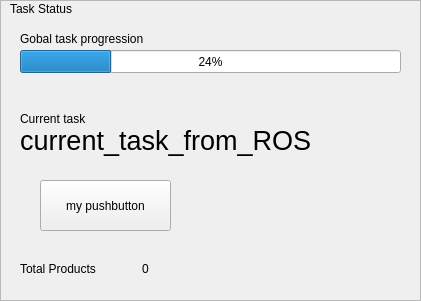
   <widget class="QFrame" name="frame_2">
    <property name="geometry">
     <rect>
      <x>670</x>
      <y>310</y>
      <width>421</width>
      <height>301</height>
     </rect>
    </property>
    <property name="frameShape">
     <enum>QFrame::StyledPanel</enum>
    </property>
    <property name="frameShadow">
     <enum>QFrame::Raised</enum>
    </property>
    <widget class="QProgressBar" name="task_progressBar">
     <property name="geometry">
      <rect>
       <x>20</x>
       <y>50</y>
       <width>381</width>
       <height>23</height>
      </rect>
     </property>
     <property name="value">
      <number>24</number>
     </property>
    </widget>
    <widget class="QLabel" name="label_5">
     <property name="geometry">
      <rect>
       <x>10</x>
       <y>0</y>
       <width>81</width>
       <height>17</height>
      </rect>
     </property>
     <property name="text">
      <string>Task Status</string>
     </property>
    </widget>
    <widget class="QLabel" name="label_6">
     <property name="geometry">
      <rect>
       <x>20</x>
       <y>30</y>
       <width>191</width>
       <height>17</height>
      </rect>
     </property>
     <property name="text">
      <string>Gobal task progression</string>
     </property>
    </widget>
    <widget class="QLabel" name="label_9">
     <property name="geometry">
      <rect>
       <x>20</x>
       <y>260</y>
       <width>101</width>
       <height>17</height>
      </rect>
     </property>
     <property name="text">
      <string>Total Products</string>
     </property>
    </widget>
    <widget class="QLabel" name="label_10">
     <property name="geometry">
      <rect>
       <x>120</x>
       <y>260</y>
       <width>51</width>
       <height>17</height>
      </rect>
     </property>
     <property name="text">
      <string>0</string>
     </property>
     <property name="alignment">
      <set>Qt::AlignCenter</set>
     </property>
    </widget>
    <widget class="QLabel" name="label_13">
     <property name="geometry">
      <rect>
       <x>20</x>
       <y>110</y>
       <width>121</width>
       <height>17</height>
      </rect>
     </property>
     <property name="text">
      <string>Current task</string>
     </property>
    </widget>
    <widget class="QLabel" name="label_current_task">
     <property name="geometry">
      <rect>
       <x>20</x>
       <y>120</y>
       <width>371</width>
       <height>41</height>
      </rect>
     </property>
     <property name="font">
      <font>
       <pointsize>20</pointsize>
      </font>
     </property>
     <property name="text">
      <string>current_task_from_ROS</string>
     </property>
    </widget>
    <widget class="QPushButton" name="btn_my_button">
     <property name="geometry">
      <rect>
       <x>40</x>
       <y>180</y>
       <width>131</width>
       <height>51</height>
      </rect>
     </property>
     <property name="text">
      <string>my pushbutton</string>
     </property>
    </widget>
   </widget>
